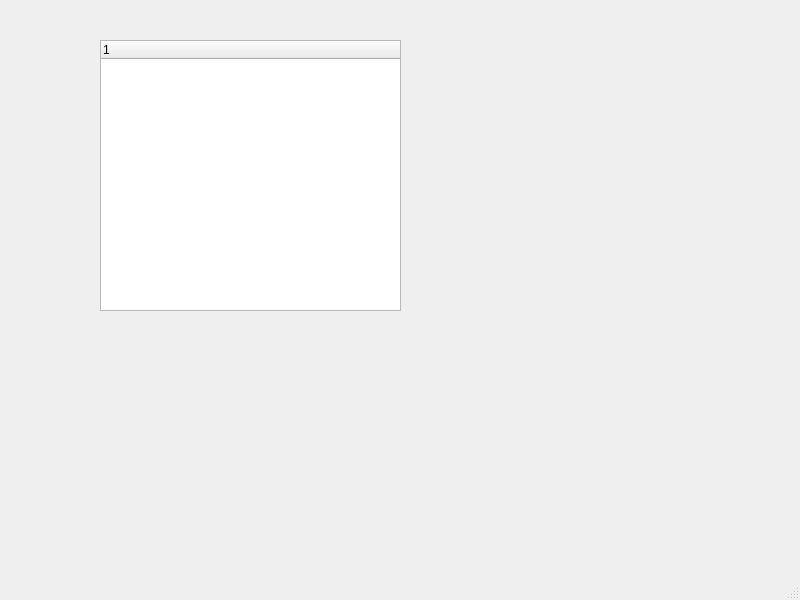
<?xml version="1.0" encoding="UTF-8"?>
<ui version="4.0">
 <class>MainWindow</class>
 <widget class="QMainWindow" name="MainWindow">
  <property name="geometry">
   <rect>
    <x>0</x>
    <y>0</y>
    <width>800</width>
    <height>600</height>
   </rect>
  </property>
  <property name="windowTitle">
   <string>MainWindow</string>
  </property>
  <widget class="QWidget" name="centralwidget">
   <widget class="QTreeWidget" name="treeWidget">
    <property name="geometry">
     <rect>
      <x>100</x>
      <y>40</y>
      <width>301</width>
      <height>271</height>
     </rect>
    </property>
    <column>
     <property name="text">
      <string notr="true">1</string>
     </property>
    </column>
   </widget>
  </widget>
  <widget class="QMenuBar" name="menubar">
   <property name="geometry">
    <rect>
     <x>0</x>
     <y>0</y>
     <width>800</width>
     <height>26</height>
    </rect>
   </property>
  </widget>
  <widget class="QStatusBar" name="statusbar"/>
 </widget>
 <resources/>
 <connections/>
</ui>
